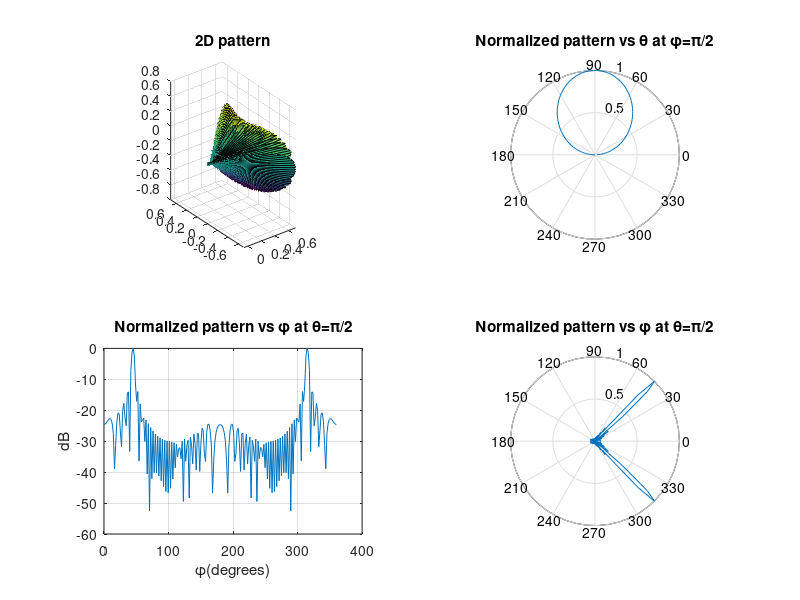

The MATLAB script that drew this image:
N = 32;
f = 3*10^8; c = 3*10^8; lambda = c/f;
l = 0.25*lambda;
d = 0.5*lambda;
k = 2*pi/lambda;
phi_0 = pi/4;
xi = -k * d * cos(phi_0);
N_theta = 100; N_phi = 200;
% Plot 2D pattern (versus (\theta, \phi))
subplot(2,2,1)
[theta,phi] = meshgrid(0:pi./(N_theta-1):pi, 0:2*pi./(N_phi-1):2*pi);
psi = xi + k*d*sin(theta).*cos(phi);
A = 1/N*abs(sin(N*psi/2))./abs(sin(psi/2));
F = (abs(((cos(k*l*cos(theta))-cos(k*l))./sin(theta))));
E_mag = A.*F; % Coefficients irelevant to (\theta,\phi) are ignored
XD = E_mag.*sin(theta).*cos(phi);
YD = E_mag.*sin(theta).*sin(phi);
ZD = E_mag.*cos(theta);
surf(XD,YD,ZD);
title('2D pattern'); axis image; rotate3d on;
% Plot 1D pattern versus \theta with \phi=pi/2
subplot(2,2,2)
phi = pi/2;
theta = [0:pi/(N_theta-1):pi];
psi = xi + k*d*sin(theta).*cos(phi);
A = 1/N*abs(sin(N*psi/2))./abs(sin(psi/2));
F = (abs(((cos(k*l*cos(theta))-cos(k*l))./sin(theta))));
E_mag = A.*F;
polar(theta, E_mag/max(E_mag))
title('Normalized pattern vs \theta at \phi=\pi/2')
% Plot 1D pattern versus \phi with \theta=pi/2(H-plane)
subplot(2,2,3)
theta = pi/2;
phi=[0:2*pi/( N_phi-1):2*pi];
psi = xi + k*d*sin(theta).*cos(phi);
A = 1/N*abs(sin(N*psi/2))./abs(sin(psi/2));
F = (abs(((cos(k*l*cos(theta))-cos(k*l))./sin(theta))));
E_mag = A.*F;
plot(phi/pi*180, 20*log10(E_mag/max(E_mag)))
title('Normalized pattern vs \phi at \theta=\pi/2'); grid on;
xlabel('\phi(degrees)'); ylabel('dB')

% Polar plot 1D pattern versus \phi with \theta=pi/2
subplot(2,2,4)
polar(phi, E_mag/max(E_mag))
title('Normalized pattern vs \phi at \theta=\pi/2')